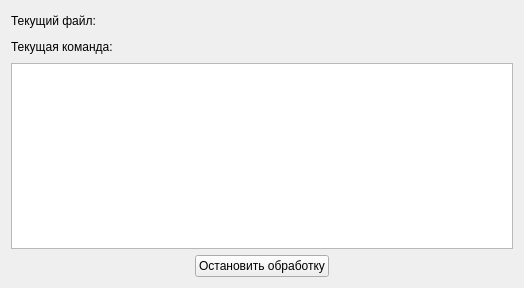
<?xml version="1.0" encoding="UTF-8"?>
<ui version="4.0">
 <class>LogsWindow</class>
 <widget class="QWidget" name="LogsWindow">
  <property name="geometry">
   <rect>
    <x>0</x>
    <y>0</y>
    <width>524</width>
    <height>288</height>
   </rect>
  </property>
  <property name="sizePolicy">
   <sizepolicy hsizetype="Fixed" vsizetype="Fixed">
    <horstretch>0</horstretch>
    <verstretch>0</verstretch>
   </sizepolicy>
  </property>
  <property name="minimumSize">
   <size>
    <width>400</width>
    <height>230</height>
   </size>
  </property>
  <property name="maximumSize">
   <size>
    <width>800</width>
    <height>600</height>
   </size>
  </property>
  <property name="windowTitle">
   <string>Form</string>
  </property>
  <layout class="QVBoxLayout" name="verticalLayout">
   <item>
    <layout class="QGridLayout" name="gridLayout">
     <item row="3" column="0">
      <layout class="QHBoxLayout" name="horizontalLayout">
       <item>
        <spacer name="horizontalSpacer">
         <property name="orientation">
          <enum>Qt::Horizontal</enum>
         </property>
         <property name="sizeHint" stdset="0">
          <size>
           <width>40</width>
           <height>20</height>
          </size>
         </property>
        </spacer>
       </item>
       <item>
        <widget class="QPushButton" name="pushButton">
         <property name="text">
          <string>Остановить обработку</string>
         </property>
        </widget>
       </item>
       <item>
        <spacer name="horizontalSpacer_2">
         <property name="orientation">
          <enum>Qt::Horizontal</enum>
         </property>
         <property name="sizeHint" stdset="0">
          <size>
           <width>40</width>
           <height>20</height>
          </size>
         </property>
        </spacer>
       </item>
      </layout>
     </item>
     <item row="2" column="0">
      <widget class="QTextEdit" name="logsListView"/>
     </item>
     <item row="1" column="0">
      <layout class="QVBoxLayout" name="verticalLayout_2">
       <item>
        <layout class="QHBoxLayout" name="horizontalLayout_2">
         <item>
          <widget class="QLabel" name="label">
           <property name="text">
            <string>Текущий файл:</string>
           </property>
          </widget>
         </item>
         <item>
          <widget class="QLabel" name="performedFilePath">
           <property name="text">
            <string/>
           </property>
          </widget>
         </item>
         <item>
          <spacer name="horizontalSpacer_3">
           <property name="orientation">
            <enum>Qt::Horizontal</enum>
           </property>
           <property name="sizeHint" stdset="0">
            <size>
             <width>40</width>
             <height>20</height>
            </size>
           </property>
          </spacer>
         </item>
        </layout>
       </item>
       <item>
        <layout class="QHBoxLayout" name="horizontalLayout_3">
         <item>
          <widget class="QLabel" name="label_2">
           <property name="text">
            <string>Текущая команда:</string>
           </property>
          </widget>
         </item>
         <item>
          <widget class="QLabel" name="performedCommand">
           <property name="text">
            <string/>
           </property>
          </widget>
         </item>
         <item>
          <spacer name="horizontalSpacer_4">
           <property name="orientation">
            <enum>Qt::Horizontal</enum>
           </property>
           <property name="sizeHint" stdset="0">
            <size>
             <width>40</width>
             <height>20</height>
            </size>
           </property>
          </spacer>
         </item>
        </layout>
       </item>
      </layout>
     </item>
    </layout>
   </item>
  </layout>
 </widget>
 <resources/>
 <connections/>
</ui>
